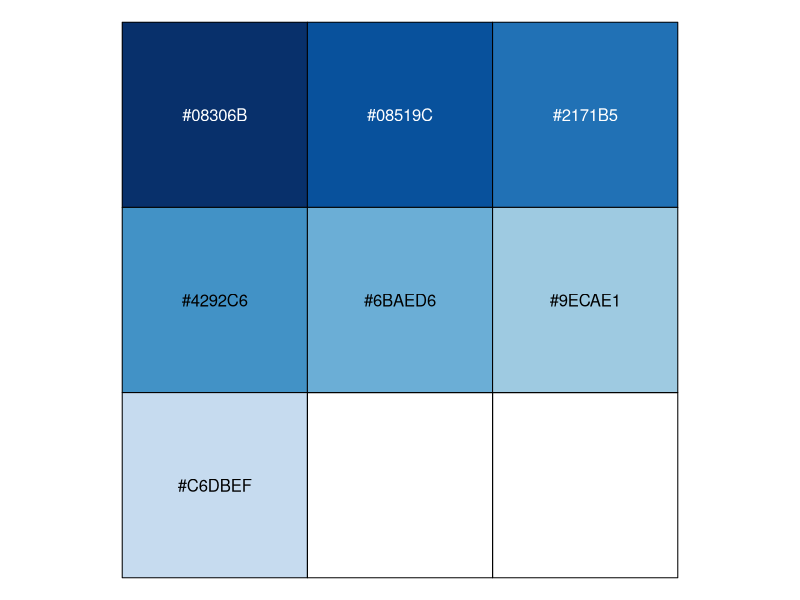
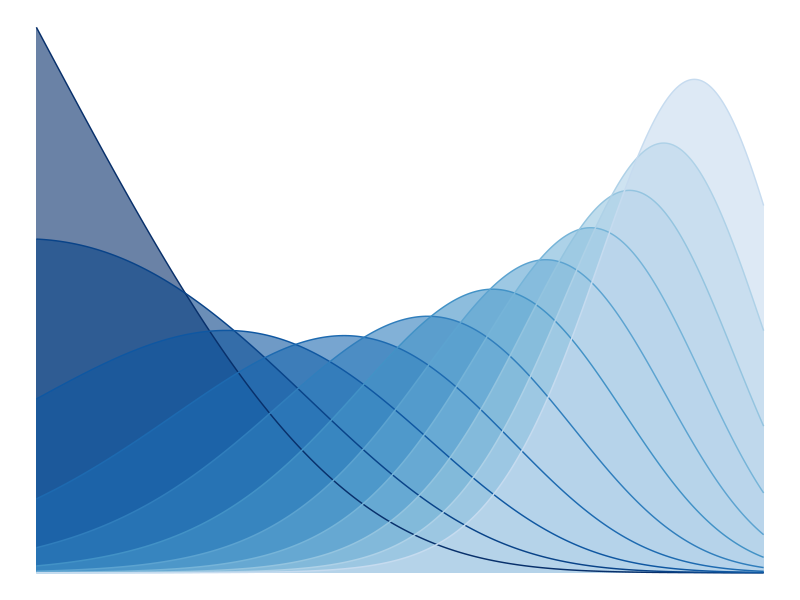
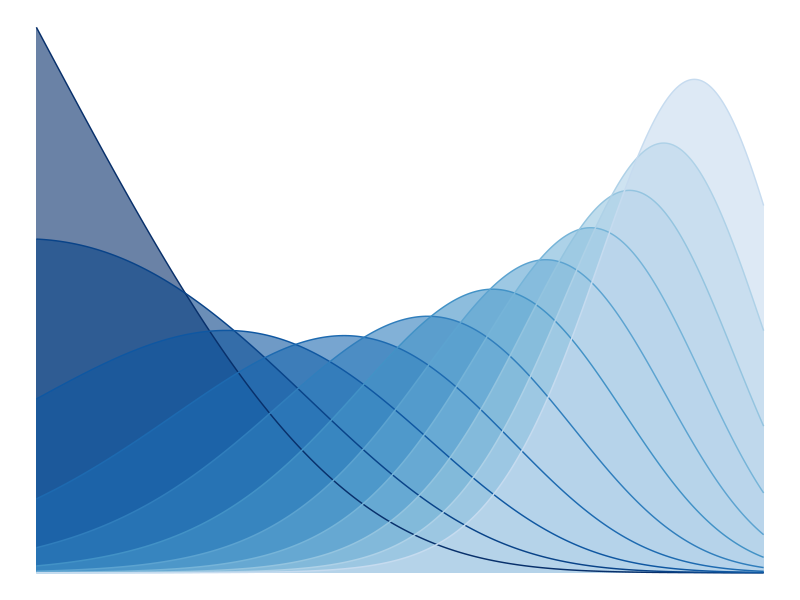

R code for these plots, in order: (Note: this script raises an error after producing the figures.)
library(tidyverse)
library(RColorBrewer)

sev <- function(rew) {
    return(b_j + rew*a_j)
}

per <- function(p) {
    return(p)    
}

cost <- function(pl_e) {
    return(exp((pl_e * c_j)/e_j)-1)
}

V <- function(pl_e, pl_p, p, rew) {
    return(-sev(rew) * per(p) * (1 - pl_p) - cost(pl_e))
}

softmax <- function(z) {
    out <- c()
    count <- 0
    den <- sum(exp(z))
    for (e in z) {
        count <- count + 1
        out[count] <- exp(e) / den
    }
    return(out) 
}

a_j <- 8
c_j <- .5
e_j <- 1
b_j <- 0

d <- expand.grid(pl_e = seq(0, 5, by = .01), plan_slope = seq(0, .2, .02))
d$pl_p <- d$pl_e * d$plan_slope


d$v <- with(d, V(pl_e, pl_p, rew = 6, p = .5))

maxes <- d %>% 
    group_by(plan_slope) %>% 
    filter(v == max(v)) %>% 
    mutate(a_j = factor(a_j, levels = c('low', 'high'))) %>% 
    mutate(a_j = recode(a_j, `low` = 'Low Reward Sensitivity', `high` = 'High Reward Sensitivity'))  

colors <- c(
    '#616365',
    '#696e71',
    '#70787d',
    '#788389',
    '#808e96',
    '#899aa4',
    '#92a7b3',
    '#9cb5c4',
    '#a7c5d6'
)

blues <- rev(brewer.pal(9, 'Blues'))[1:7]
scales::show_col(blues)

d %>% 
    group_by(plan_slope) %>% 
    summarize(proba = softmax(v), pl_e = pl_e) %>% 
    ggplot(aes(x = pl_e, y = proba, group = plan_slope)) + 
    geom_ribbon(aes(ymin = 0, ymax = proba, fill = plan_slope), alpha = .6) + 
    geom_line(aes(color = plan_slope)) + 
    labs(
        x = 'Plan Effort',
        y = 'Probability of Choice',
        color = 'Security Plan Efficacy',
        fill ='Security Plan Efficacy',
    ) + 
    scale_fill_gradientn(colors = blues) + 
    scale_color_gradientn(colors = blues) + 
    theme_void() + 
    theme(axis.ticks = element_blank(),
          legend.text = element_blank(),
          axis.title = element_blank(),
          axis.text = element_blank(),
          panel.grid = element_blank(),
          legend.position = 'none',
          text = element_text(size = 8),
          legend.title = element_text(size = 6),
          panel.border = element_blank(),
          plot.tag.position = c(.002, 1),
          plot.tag = element_text(size = 10),
          panel.background = element_rect(fill = 'transparent', color = NA),
          plot.margin = unit(c(0, 0, 0, 0), 'pt'))

ggsave('static/images/about_background.png', height = 1440, width = 2560, units = 'px', dpi = 300)




g <- gridExtra::grid.arrange(p1, p2, nrow = 2)
ggsave('efficacy_two.png', g, height = 3.91, width = 3.09, units = 'in', dpi = 300)















